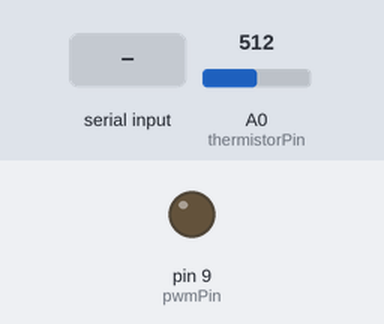
Recording of a sketch running on a simulated Arduino Uno, built with avr-gcc and run on an emulated ATmega328P. On the bench: output pins drawn as LEDs (lit = HIGH). The inputs (shaded band) are chosen by the test bench; at power-on: A0 (thermistorPin) = 512. What the sketch prints to the serial monitor is not drawn.

Above: at 1.2 s.
1.3 s: byte 1 (0x01) received over Serial
At 2.5 s:
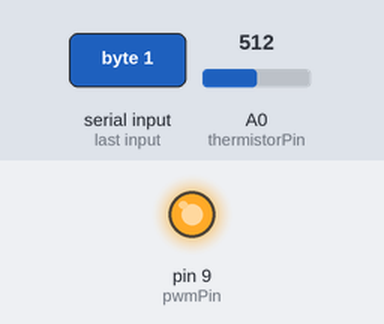
2.8 s: byte 2 (0x02) received over Serial
Timing chart, 0 to 5.8 s (numbered marks = the images above; inputs shaded):
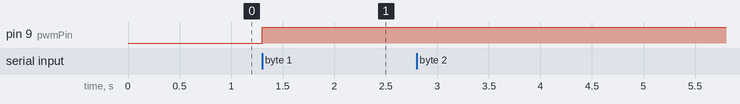

Measured:
- after the input at 1.3 s, pin 9 (pwmPin): LOW → HIGH at once
- after the input at 2.8 s, every drawn part: stays the same

The sketch:

optimize_temp.ino
```cpp
const int pwmPin = 9;       // PWM output pin connected to the heating pad
const int thermistorPin = A0; // analog input pin connected to the thermistor

void setup() {
  Serial.begin(9600);
  pinMode(pwmPin, OUTPUT);
  pinMode(thermistorPin, INPUT);
}

void loop() {
  while (Serial.available() == 0){
    continue;
  }

  char funcnum = Serial.read();
  switch(funcnum){
    case 0x01:
      {applyPWM();
      break;}
    case 0x02:
      {readTemp();
      break;}
    default:
      break;
  }
}

void applyPWM(){
  char pwm = Serial.read();
  analogWrite(pwmPin, pwm);
}

void readTemp(){
  unsigned int reading = 0;
  for (int i=0; i<0xff; i++){
    reading += analogRead(thermistorPin);
  }

  Serial.write(reading>>8);
  Serial.write(reading & 0xff);
}
```
